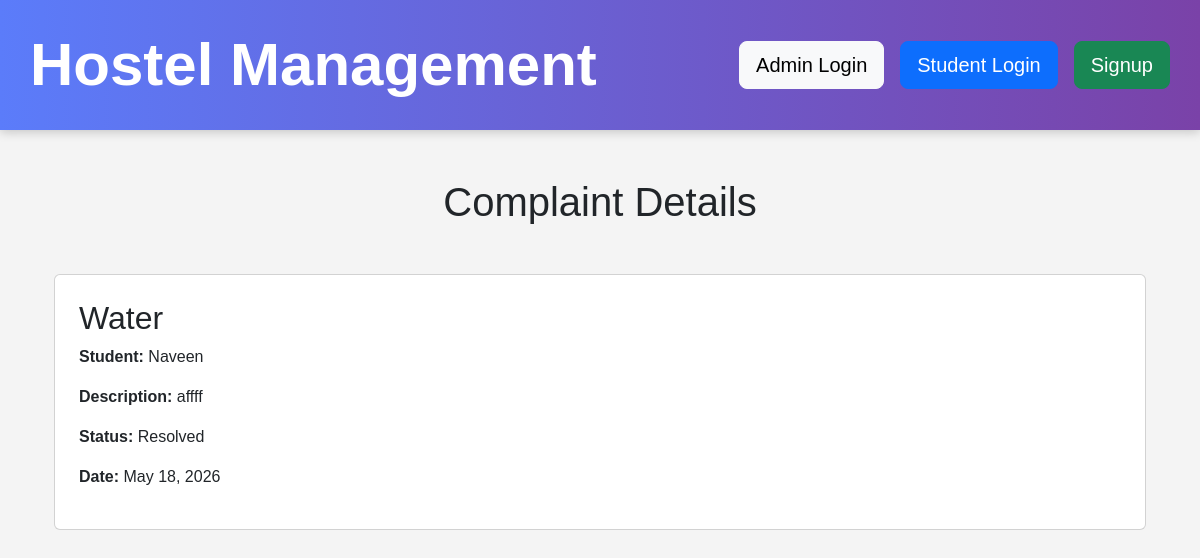
Page /complaint-details/5/ on the committed database.
### hostel_app/models.py (models this page shows, shortened)
class Complaint(models.Model):
    STATUS_CHOICES = [
        ("Pending", "Pending"),
        ("In Progress", "In Progress"),
        ("Resolved", "Resolved")
    ]
    student = models.ForeignKey(
        Student,
        on_delete=models.CASCADE
    )
    title = models.CharField(
        max_length=200
    )
    description = models.TextField()
    complaint_date = models.DateField(
        auto_now_add=True
    )
    status = models.CharField(
        max_length=20,
        choices=STATUS_CHOICES
    )

class Student(models.Model):
    student_id = models.CharField(
        max_length=10,
        unique=True
    )
    student_name = models.CharField(max_length=100)
    email = models.EmailField()
    phone_number = models.CharField(max_length=15)
    course = models.CharField(max_length=50)
    year = models.IntegerField()
    def __str__(self):
        return self.student_name

### hostel_app/views.py (the view)
def complaint_details(request, id):
    complaint = Complaint.objects.get(id=id)
    context = {
        "complaint": complaint
    }
    return render(
        request,
        "complaints/complaint_details.html",
        context
    )

### hostel_app/templates/complaints/complaint_details.html
{% extends 'master.html' %}
{% block content %}
<div class="container mt-5">
    <h1 class="text-center mb-5">
        Complaint Details
    </h1>
    <div class="card p-4">
        <h2>{{ complaint.title }}</h2>
        <p>
            <strong>Student:</strong>
            {{ complaint.student }}
        </p>
        <p>
            <strong>Description:</strong>
            {{ complaint.description }}
        </p>
        <p>
            <strong>Status:</strong>
            {{ complaint.status }}
        </p>
        <p>
            <strong>Date:</strong>
            {{ complaint.complaint_date }}
        </p>
    </div>
</div>
{% endblock %}

### hostel_app/templates/master.html (style rules this page uses)
body { background-color: #f4f4f4; margin: 0; padding: 0; font-family: Arial, sans-serif; }

### rows in the picture
Complaint: title "Water", student "Naveen", description "affff", status "Resolved", complaint_date "May 18, 2026"
